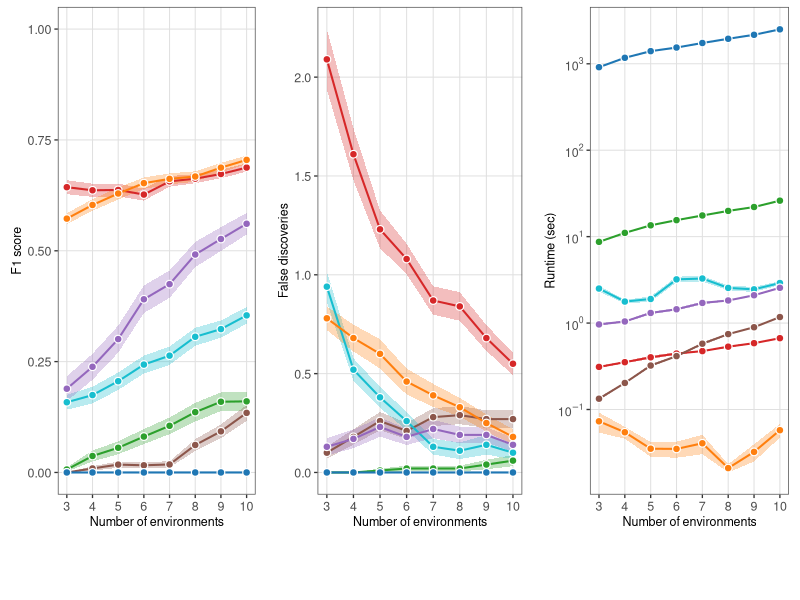
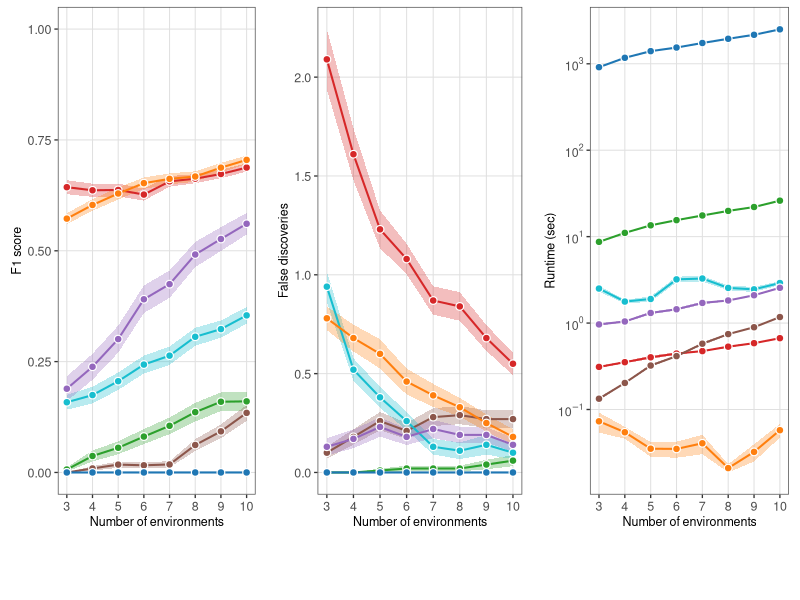

Write R code to recreate these figures, in order.
# Execute with Rscript from any working directory.
script_path=sub('^--file=','',grep('^--file=',commandArgs(FALSE),value=TRUE)[1])
if(!is.na(script_path)) setwd(dirname(normalizePath(script_path)))
dir.create('figures',showWarnings=FALSE)
pdf('figures/plot.pdf',width=10,height=5.5)
library(patchwork)
library(tidyverse)
library(cowplot)

# Read results
df <- read_csv(
  "results/RS.csv",
  show_col_types = FALSE, 
  col_names = FALSE
) %>%
  `colnames<-`(c("E", "trial", "method", "tp", "fp", "fn", 'size', 'time')) %>%
  mutate(
    across(c(E, trial, tp, fp, fn, size), as.numeric),
    F1 = ifelse(2 * tp + fp + fn > 0, 2 * tp / (2 * tp + fp + fn), 0),
    FD = fp
  ) %>%
  mutate(method = recode(method, "MIP" = "MIP-CD"))


method_levels <- c("MIP-CD", "EILLS", "ICP", "Causal Dantzig",
                   "BIP", "MIPtest", "FAIR")

cols <- c(
  "MIP-CD"="#FF7F0E", "EILLS"="#D62728", "ICP"="#2CA02C",
  "Causal Dantzig"="#8C564B", "BIP"="#17BECF",
  "MIPtest"="#9467BD", "FAIR"="#1F77B4"
)

pointsize <- 2.2
linewidth <- .7
se <- function(x) {
  x <- x[is.finite(x)]
  if (length(x) > 1) sd(x)/sqrt(length(x)) else 0
}

# Data
df_sum <- df %>%
  mutate(
    E=as.numeric(E),
    method=factor(method, levels=method_levels),
    F1=as.numeric(F1), FD=as.numeric(FD), time=as.numeric(time)
  ) %>%
  group_by(E, method) %>%
  summarise(
    F1_se=se(F1), F1_mean=mean(F1, na.rm=TRUE),
    FD_se=se(FD), FD_mean=mean(FD, na.rm=TRUE),
    time_se=se(time), time_mean=mean(time, na.rm=TRUE),
    .groups="drop"
  ) %>%
  mutate(
    F1_lo=pmax(0, F1_mean-F1_se),
    F1_hi=pmin(1, F1_mean+F1_se),
    FD_lo=pmax(0, FD_mean-FD_se),
    FD_hi=FD_mean+FD_se,
    time_lo=pmax(time_mean-time_se, 1e-8),
    time_hi=time_mean+time_se
  )

col_scale <- scale_color_manual(NULL, values=cols, limits=method_levels, drop=FALSE)
fill_scale <- scale_fill_manual(NULL, values=cols, limits=method_levels, drop=FALSE)

base_theme <- theme_bw(base_size=10) +
  theme(
    axis.title=element_text(size=9), axis.text=element_text(size=9),
    panel.grid.major=element_line(color="grey88", linewidth=.35),
    panel.grid.minor=element_blank(),
    panel.border=element_rect(color="grey30", linewidth=.5),
    plot.margin=margin(5, 8, 5, 8),
    legend.position="none"
  )

# Draw: other methods -> MIPtest -> MIP
add_layers <- function(d, y, lo, hi) {
  ds <- list(
    d %>% filter(!method %in% c("MIP-CD", "MIPtest")),
    d %>% filter(method=="MIPtest"),
    d %>% filter(method=="MIP-CD")
  )
  
  c(
    lapply(ds, \(z)
           geom_ribbon(
             data=z, aes(x=E, ymin=.data[[lo]], ymax=.data[[hi]], fill=method),
             alpha=.3, color=NA
           )),
    unlist(lapply(ds, \(z) list(
      geom_line(
        data=z, aes(x=E, y=.data[[y]], color=method, group=method),
        linewidth=linewidth
      ),
      geom_point(
        data=z, aes(x=E, y=.data[[y]], fill=method),
        shape=21, size=pointsize, stroke=.6, color="white"
      )
    )), recursive=FALSE)
  )
}

d1 <- df_sum %>% filter(is.finite(F1_mean))
d2 <- df_sum %>% filter(is.finite(FD_mean))
d3 <- df_sum %>% filter(is.finite(time_mean), time_mean > 0)

p1 <- ggplot() +
  add_layers(d1, "F1_mean", "F1_lo", "F1_hi") +
  col_scale + fill_scale +
  scale_x_continuous(breaks=3:10) +
  scale_y_continuous(limits=c(0, 1)) +
  labs(x="Number of environments", y="F1 score") +
  base_theme

p2 <- ggplot() +
  add_layers(d2, "FD_mean", "FD_lo", "FD_hi") +
  col_scale + fill_scale +
  scale_x_continuous(breaks=3:10) +
  labs(x="Number of environments", y="False discoveries") +
  base_theme

p3 <- ggplot() +
  add_layers(d3, "time_mean", "time_lo", "time_hi") +
  col_scale + fill_scale +
  scale_x_continuous(breaks=3:10) +
  scale_y_log10(
    breaks=10^(-3:4),
    labels=scales::label_log(base=10)
  ) +
  labs(x="Number of environments", y="Runtime (sec)") +
  base_theme

# Common legend with white point borders
legend_df <- expand_grid(
  method=factor(method_levels, levels=method_levels),
  x=c(1, 2)
) %>% mutate(y=1)

legend <- get_legend(
  ggplot(legend_df, aes(x, y, group=method)) +
    geom_line(aes(color=method), linewidth=linewidth) +
    geom_point(
      aes(fill=method),
      shape=21, size=pointsize, stroke=.6, color="white"
    ) +
    col_scale + fill_scale +
    theme_void() +
    theme(
      legend.position="bottom",
      legend.text=element_text(size=9),
      legend.key.width=grid::unit(1.1, "cm")
    ) +
    guides(
      color=guide_legend(nrow=1, byrow=TRUE),
      fill=guide_legend(nrow=1, byrow=TRUE)
    )
)

panels <- plot_grid(p1, p2, p3, nrow=1, align="h")
final_plot <- plot_grid(panels, legend, ncol=1, rel_heights=c(1, .12))

final_plot


print(final_plot)
dev.off()
